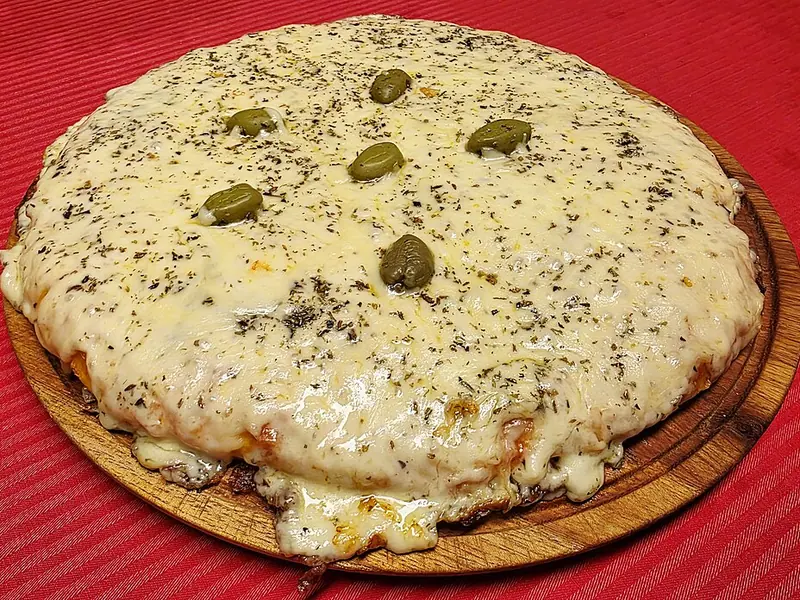
#> input picture web/img/pizza-muzzarella.webp, 800 x 600 px; the run also reads 1 picture not shown here
$ python mejorar_nitidez_gourmet.py
#> lines starting #> are read from the running program, lines starting #| are printed output that depends on the picture
"""Reemplaza los 28 recortes borrosos por fotografías individuales de mayor detalle.

Las fotos originales están en web/img y ya se seleccionaron por producto. Esta
tarea NO amplía los recortes antiguos: toma las fotografías originales 800x600,
les aplica la misma corrección gourmet cálida y las exporta como WebP de 960x720.
Conserva los nombres gourmet-01.webp ... gourmet-28.webp para no tocar la API
ni las bases de datos de quienes ya descargaron el proyecto.
"""
from pathlib import Path
from PIL import Image, ImageEnhance, ImageFilter, ImageOps
import sys

ROOT = Path(__file__).resolve().parent.parent
CARPETA = ROOT / "web" / "img"

ORIGINALES = [
    ("Pizza muzzarella", "pizza-muzzarella.webp"),
    ("Pizza napolitana", "pizza-napolitana.webp"),
    ("Pizza fugazzeta", "pizza-fugazzeta.webp"),
    ("Pizza especial", "pizza-especial.webp"),
    ("Pizza cuatro quesos", "pizza-cuatro-quesos.webp"),
    ("Pizza calabresa", "pizza-calabresa.webp"),
    ("Pizza de rúcula", "pizza-rucula.webp"),
    ("Pizza margarita", "pizza-margarita.webp"),
    ("Hamburguesa clásica", "hamburguesa-clasica.webp"),
    ("Hamburguesa doble", "hamburguesa-doble.webp"),
    ("Hamburguesa veggie", "hamburguesa-veggie.webp"),
    ("Hamburguesa picante", "hamburguesa-picante.webp"),
    ("Hamburguesa BBQ", "hamburguesa-bbq.webp"),
    ("Hamburguesa cheddar", "hamburguesa-cheddar.webp"),
    ("Hamburguesa criolla", "hamburguesa-criolla.webp"),
    ("Hamburguesa con panceta", "hamburguesa-panceta.webp"),
    ("Agua mineral", "agua-mineral.webp"),
    ("Gaseosa cola", "gaseosa-cola.webp"),
    ("Limonada casera", "limonada-casera.webp"),
    ("Jugo de naranja", "jugo-naranja.webp"),
    ("Agua con gas", "agua-con-gas.webp"),
    ("Té frío", "te-frio.webp"),
    ("Flan casero", "flan-casero.webp"),
    ("Brownie", "brownie.webp"),
    ("Cheesecake", "cheesecake.webp"),
    ("Helado artesanal", "helado-artesanal.webp"),
    ("Chocotorta", "chocotorta.webp"),
    ("Ensalada de frutas", "ensalada-frutas.webp"),
]

def gourmet(origen: Path) -> Image.Image:
    with Image.open(origen) as src:
#> src is the input picture: PIL image 800x600 RGB; mean R, G, B 184.3, 127.2, 92.4
        imagen = ImageOps.exif_transpose(src).convert("RGB")
    if min(imagen.size) < 400:
        raise ValueError(f"Fuente demasiado pequeña: {origen.name}: {imagen.size}")
    imagen = ImageOps.fit(imagen, (960, 720), method=Image.Resampling.LANCZOS, centering=(0.5, 0.46))
    # Ajustes moderados y uniformes: el detalle original permanece intacto.
    imagen = ImageEnhance.Contrast(imagen).enhance(1.055)
    imagen = ImageEnhance.Color(imagen).enhance(1.085)
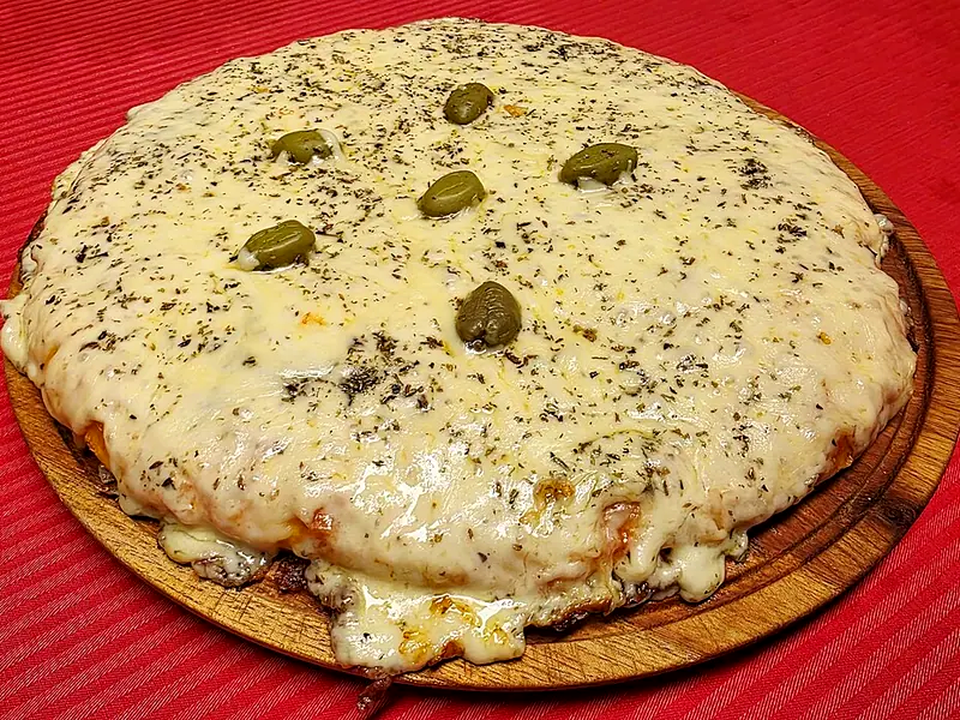
#> imagen: PIL image 960x720 RGB; mean R, G, B 189.5, 124.7, 85.2
    # Temperatura ligeramente cálida, sin teñir las comidas de naranja.
    r, g, b = imagen.split()
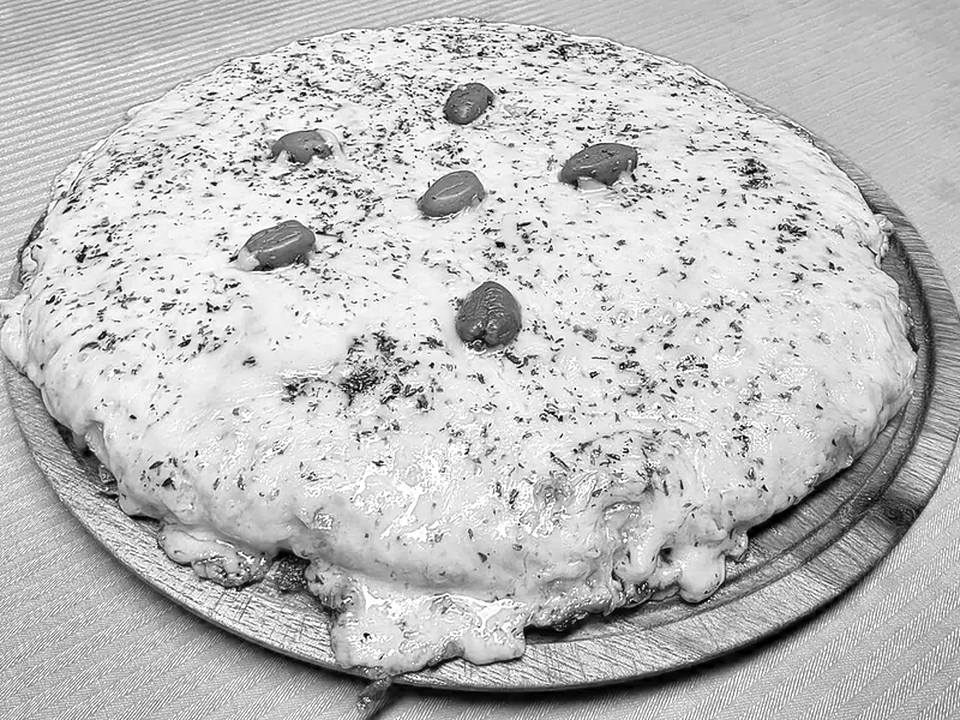
#> r: PIL image 960x720 L; min 0, max 255, mean 189.5
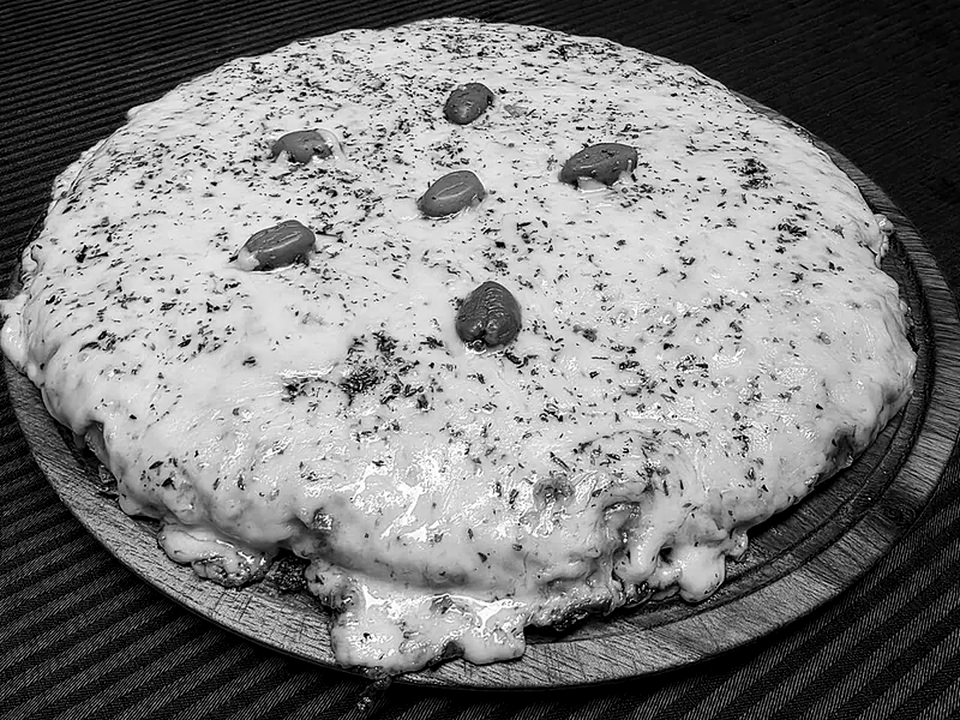
#> g: PIL image 960x720 L; min 0, max 255, mean 124.7
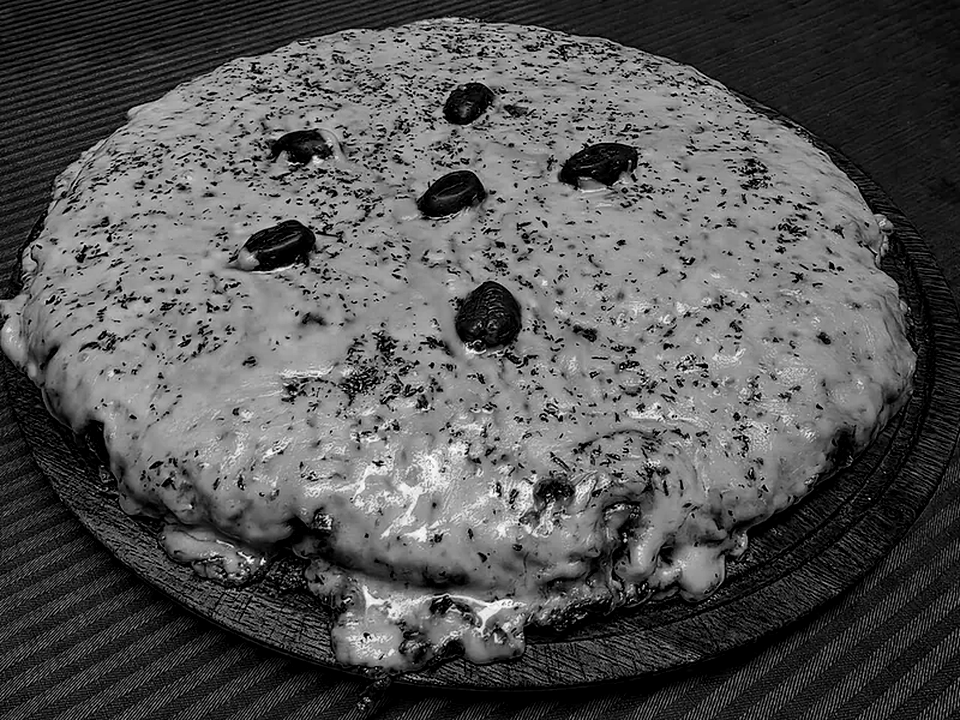
#> b: PIL image 960x720 L; min 0, max 255, mean 85.2
    r = r.point(lambda v: min(255, round(v * 1.018)))
    b = b.point(lambda v: max(0, round(v * 0.985)))
    imagen = Image.merge("RGB", (r, g, b))
    imagen = imagen.filter(ImageFilter.UnsharpMask(radius=1.15, percent=115, threshold=3))
    return imagen

def exportar(img: Image.Image, destino: Path) -> int:
    from io import BytesIO
    for calidad in (86, 82, 78, 74, 70, 65, 60, 55, 50):
        output = BytesIO()
        img.save(output, format="WEBP", quality=calidad, method=6)
        if output.tell() < 195_000:
            destino.write_bytes(output.getvalue())
            return output.tell()
#> this loop made 9 passes
#> calidad on passes 1 to 9: 86, 82, 78, 74, 70, 65, 60, 55, 50
    raise ValueError(f"No se pudo llegar al límite de 200 KB: {destino}")

def main():
    errores = []
    for numero, (nombre, archivo) in enumerate(ORIGINALES, 1):
        src = CARPETA / archivo
        dest = CARPETA / f"gourmet-{numero:02}.webp"
        if not src.is_file():
            errores.append(f"{nombre}: no existe {src.name}")
            continue
        try:
            bytes_n = exportar(gourmet(src), dest)
#> bytes_n = 185132
            with Image.open(dest) as prueba:
                assert prueba.size == (960, 720)
            print(f"{numero:02}: {nombre} -> {dest.name}, 960x720, {bytes_n/1024:.1f} KB", flush=True)
#| 01: Pizza muzzarella -> gourmet-01.webp, 960x720, 180.8 KB
        except Exception as exc:
            errores.append(f"{nombre}: {exc}")
#> pass 2 of the loop in main, `for numero, (nombre, archivo) in enumerate(ORIGINALES, 1):`:
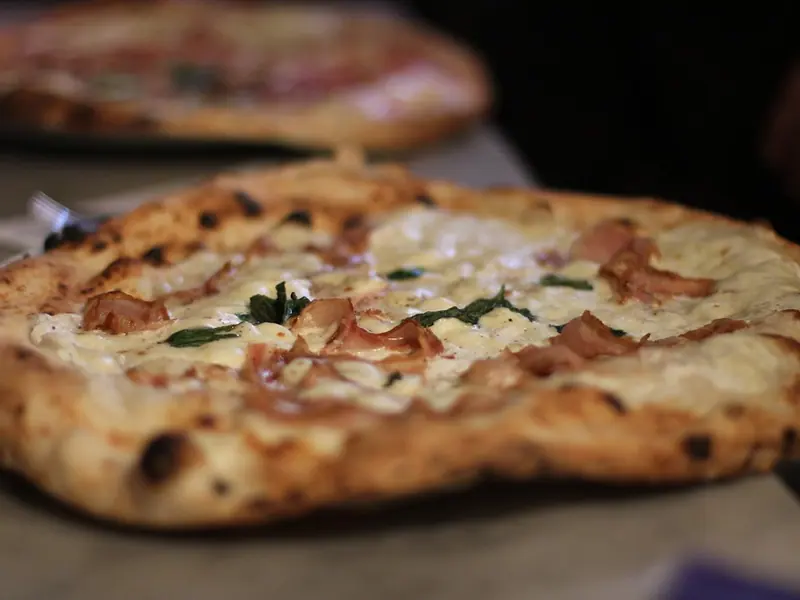
#> input picture web/img/pizza-napolitana.webp, 800 x 600 px
#> in gourmet, src is the input picture: PIL image 800x600 RGB; mean R, G, B 109.8, 83.4, 60.9
#> in gourmet (call 2), `r, g, b = imagen.split()`:
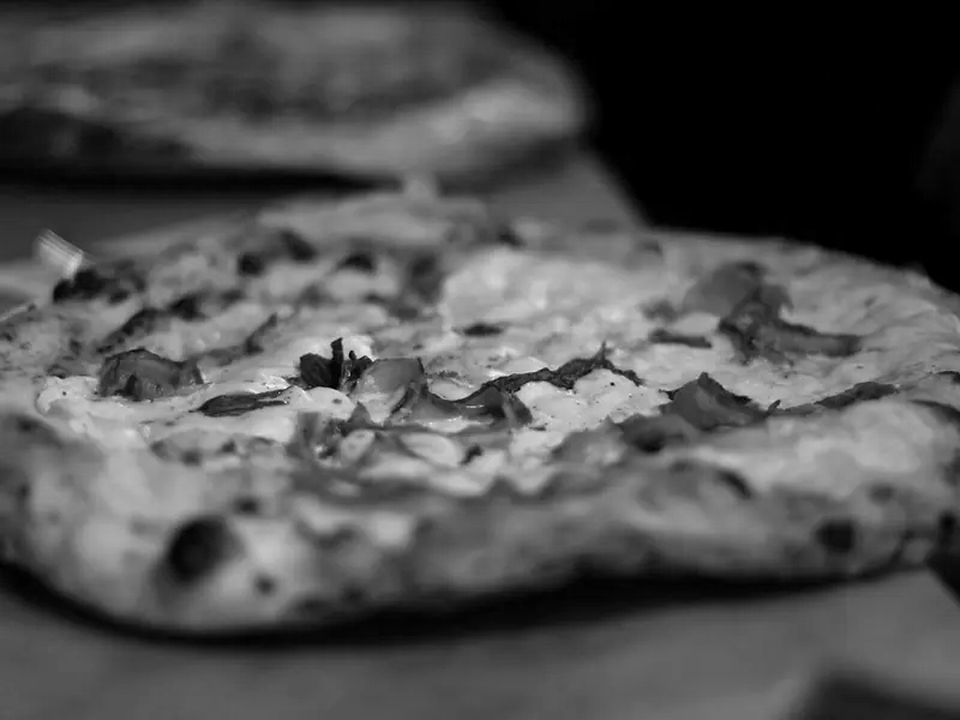
#> g: PIL image 960x720 L; min 0, max 255, mean 81.7
#> in gourmet (call 2), `r, g, b = imagen.split()`:
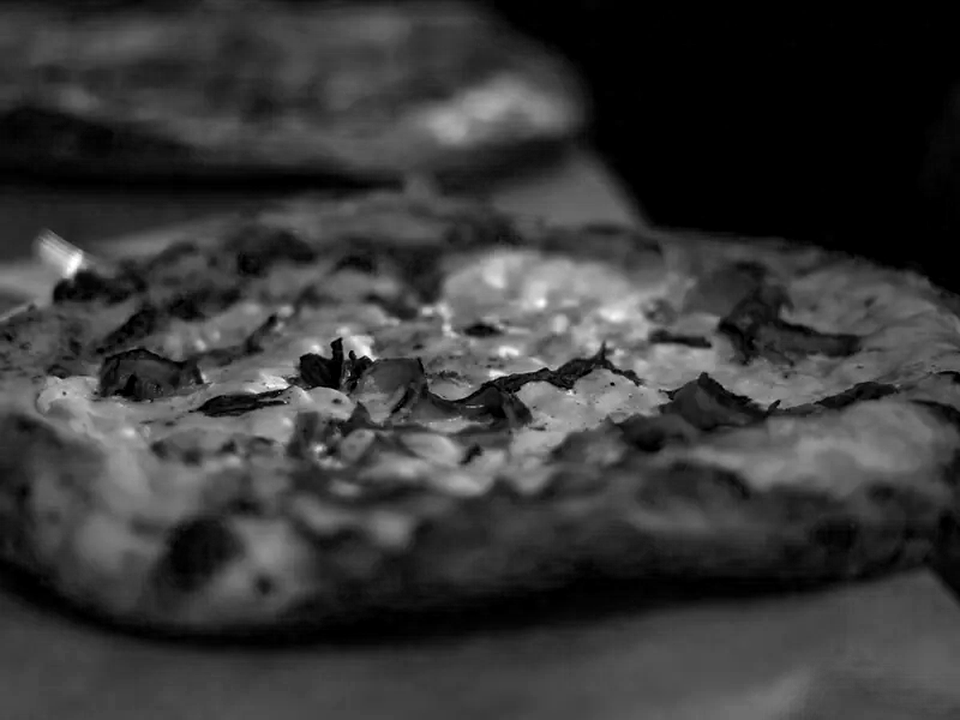
#> b: PIL image 960x720 L; min 0, max 255, mean 56.4
#> the loop in exportar, `for calidad in (86, 82, 78, 74, 70, 65, 60, 55, 50):` made 1 pass
#> bytes_n = 43294
#| 02: Pizza napolitana -> gourmet-02.webp, 960x720, 42.3 KB
#> pass 3 of the loop in main, `for numero, (nombre, archivo) in enumerate(ORIGINALES, 1):`:
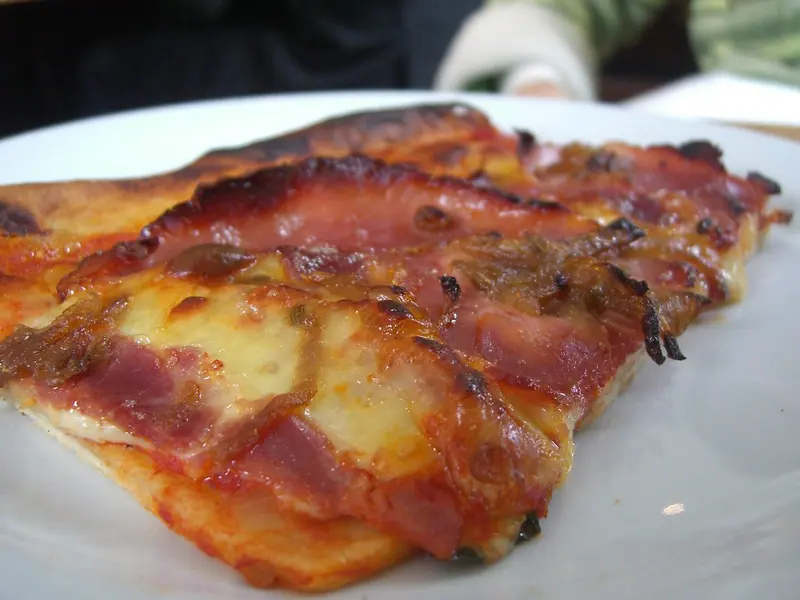
#> input picture web/img/pizza-fugazzeta.webp, 800 x 600 px
#> in gourmet, src is the input picture: PIL image 800x600 RGB; mean R, G, B 146.6, 116.2, 99.7
#> in gourmet (call 3), `r, g, b = imagen.split()`:
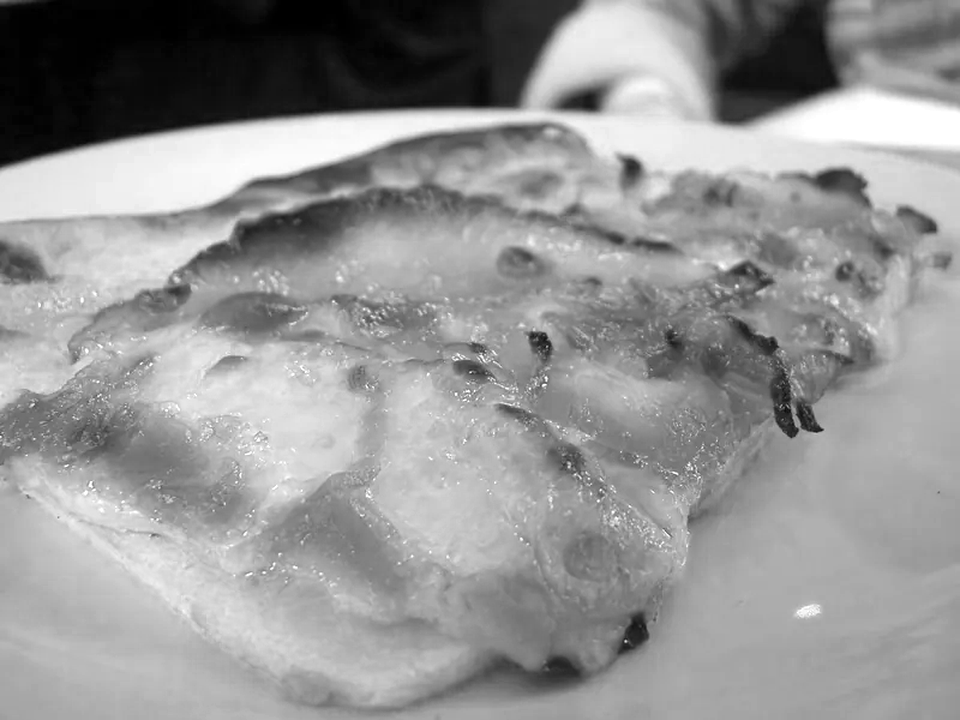
#> r: PIL image 960x720 L; min 0, max 255, mean 148.9
#> in gourmet (call 3), `r, g, b = imagen.split()`:
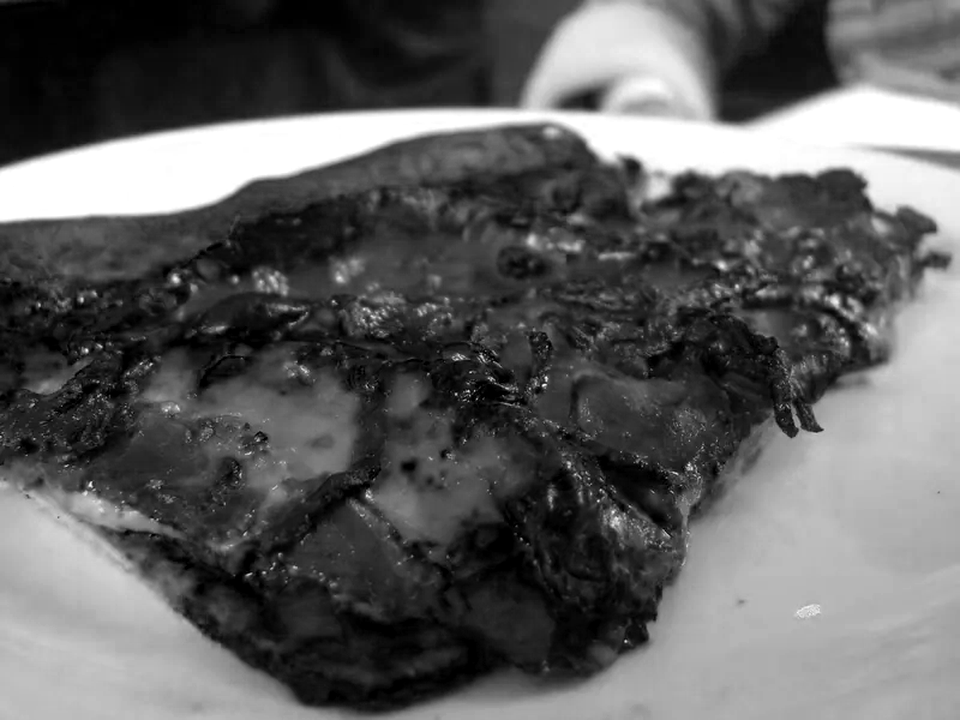
#> b: PIL image 960x720 L; min 0, max 255, mean 95.2
#> bytes_n = 67528
#| 03: Pizza fugazzeta -> gourmet-03.webp, 960x720, 65.9 KB
#> the loop made 28 passes; the first 3 are shown
    if errores:
        print("\n".join(errores), file=sys.stderr)
#> (the run stopped early here; a loop or call above may not have finished)
